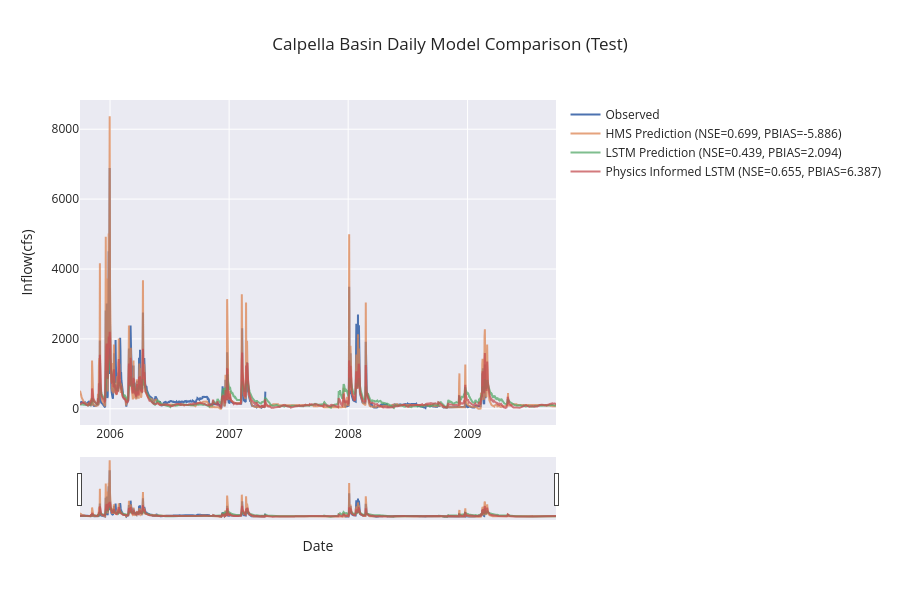

The notebook cell saved with this chart:
### Code cell
if not skip_best_model_test:
    plot_timeseries_comparison(source=(no_physics_test_csv, physics_test_csv, path_to_physics_data), title="Calpella Basin Daily Model Comparison (Test)", backend="plotly", metrics=["NSE", "PBIAS"], metrics_out="calpella_daily_test_metrics.csv", ts_out="calpella_daily_test_combined_ts.csv", fig_out="calpella_daily_test_model_comparison.png", legend_font=12, axis_font=22)
else:
    plot_timeseries_comparison(source=combined_df, title="Calpella Basin Daily Model Comparison (Test)", backend="plotly", metrics=["NSE", "PBIAS"], metrics_out="calpella_daily_test_metrics.csv", ts_out="calpella_daily_test_combined_ts.csv", fig_out="calpella_daily_test_model_comparison.png", legend_font=12, axis_font=22)

### Figure 1 — Plotly figure (JSON) as saved in the notebook; plotly's stock layout.template omitted (floating-point values rounded to 4 significant figures; data arrays with more than 128 entries replaced by an {"elided": "..."} marker saying what was removed)
{"data": [{"line": {"width": 2.0}, "mode": "lines", "name": "Observed", "x": {"elided": "1460 str values"}, "y": {"elided": "1460 float values"}, "type": "scatter"}, {"line": {"width": 2.0}, "mode": "lines", "name": "HMS Prediction (NSE=0.699, PBIAS=-5.886)", "opacity": 0.75, "x": {"elided": "1460 str values"}, "y": {"elided": "1460 float values"}, "type": "scatter"}, {"line": {"width": 2.0}, "mode": "lines", "name": "LSTM Prediction (NSE=0.439, PBIAS=2.094)", "opacity": 0.75, "x": {"elided": "1460 str values"}, "y": {"elided": "1460 float values"}, "type": "scatter"}, {"line": {"width": 2.0}, "mode": "lines", "name": "Physics Informed LSTM (NSE=0.655, PBIAS=6.387)", "opacity": 0.75, "x": {"elided": "1460 str values"}, "y": {"elided": "1460 float values"}, "type": "scatter"}], "layout": {"legend": {"font": {"size": 12}, "x": 1.02, "y": 1, "xanchor": "left", "yanchor": "top", "bgcolor": "rgba(0,0,0,0)"}, "xaxis": {"rangeslider": {"visible": true}, "title": {"text": "Date"}, "type": "date"}, "margin": {"r": 300}, "title": {"text": "Calpella Basin Daily Model Comparison (Test)"}, "height": 600, "yaxis": {"title": {"text": "Inflow(cfs)"}}, "hovermode": "x unified"}}
